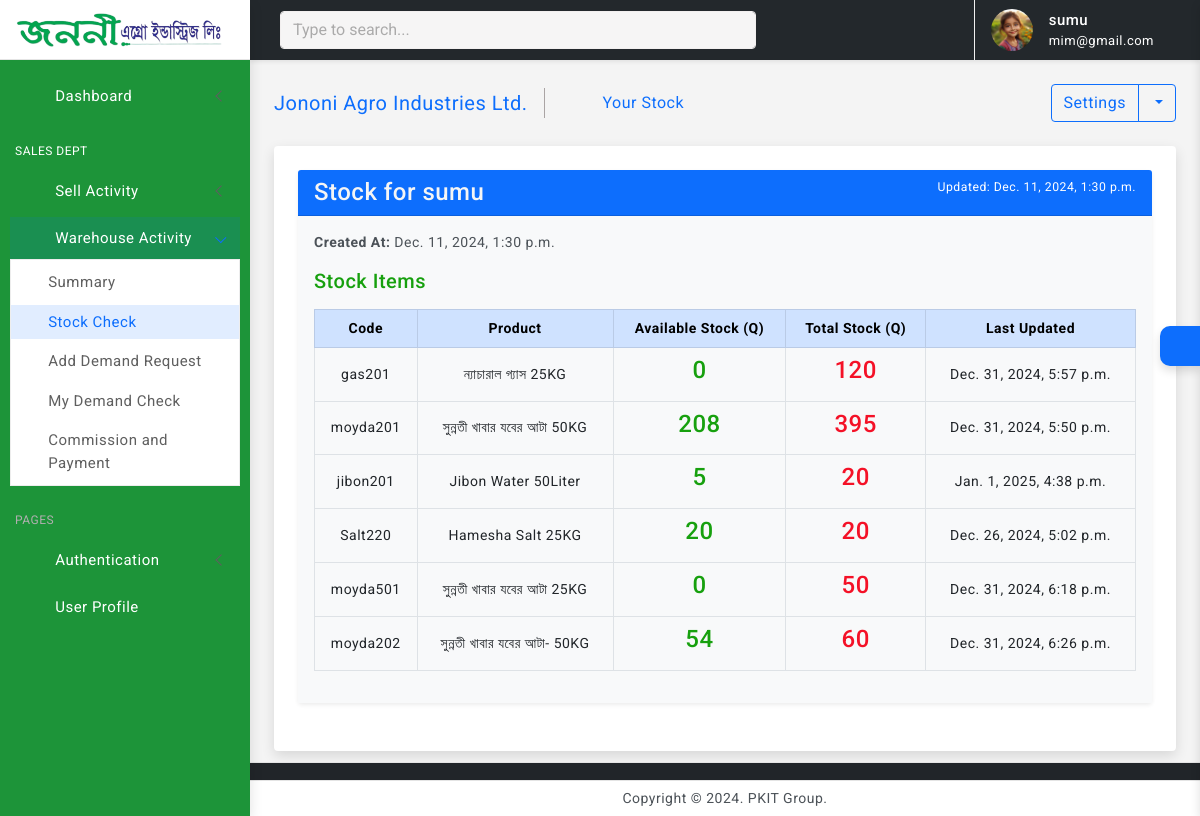
/dealear/stocks/ (signed in), run on the app's committed database.
### user/models.py (models this page shows, shortened)
class Profile(models.Model):
    customer = models.OneToOneField(User, on_delete=models.CASCADE)
    address = models.CharField(max_length=200)
    phone = models.CharField(max_length=50)
    image = models.ImageField(default='default.png', upload_to='profile_images')
    nid = models.CharField(max_length=20, unique=True, blank=True, null= True)
    title= models.CharField(max_length=40, blank=True, null= True)
    salary = models.DecimalField(max_digits=10, decimal_places=2, blank=True, null= True)
    joining_date = models.DateField(blank=True, null= True)
    HEAD_OFFICE = 'HEAD_OFFICE'
    FACTORY = 'FACTORY'
    OTHERS='OTHERS'
    JOB_LOCATION_CHOICES = [
        (HEAD_OFFICE, 'Head Office'),
        (FACTORY, 'Factory'),
        (OTHERS, 'others'),
    ]
    job_location = models.CharField(max_length=20, choices=JOB_LOCATION_CHOICES, blank=True, null= True)
    zones = models.ManyToManyField(Zone, blank=True, verbose_name="Dealer Zones")
    products = models.ManyToManyField(Product, blank=True, verbose_name="Dealer Products")

### dashboard/models.py (models this page shows, shortened)
class Stock(models.Model):
    customer = models.ForeignKey(User, on_delete=models.CASCADE, null=True, verbose_name="Customer")
    created_at = models.DateTimeField(auto_now_add=True, verbose_name="Created At")
    updated_at = models.DateTimeField(auto_now=True, verbose_name="Updated At")

class StockItem(models.Model):
    stock = models.ForeignKey(Stock, on_delete=models.CASCADE, related_name="stock_items", verbose_name="Stock")
    product = models.ForeignKey(Product, on_delete=models.CASCADE, verbose_name="Product")
    available_stock = models.PositiveIntegerField(default=0, verbose_name="Available Stock")
    reserved_stock = models.PositiveIntegerField(default=0, verbose_name="Reserved Stock")
    count_stock = models.PositiveIntegerField(default=0, verbose_name="Total Count Stock")
    last_updated = models.DateTimeField(auto_now=True, verbose_name="Last Updated")

class Product(models.Model):
    department = models.ForeignKey(Department, on_delete=models.CASCADE, verbose_name="Dept/Company")
    name = models.CharField(max_length=200, verbose_name="Product Name")
    product_code = models.CharField(max_length=100, unique=True, verbose_name="Product Code")
    product_dp = models.DecimalField(max_digits=10, decimal_places=2, verbose_name="Product DP")
    product_tp = models.DecimalField(max_digits=10, decimal_places=2, verbose_name="Product TP")
    product_mrp = models.DecimalField(max_digits=10, decimal_places=2, verbose_name="Product MRP")
    product_sku = models.CharField(max_length=100, verbose_name="Product SKU")
    product_factor = models.DecimalField(max_digits=10, decimal_places=2, verbose_name="Product Factor")
    product_details = models.TextField(verbose_name="Product Details", blank=True, null=True)
    stock_quantity = models.PositiveIntegerField(null=True, blank= True)

### dashboard/decorators.py (the view)
        def wrapper(request, *args, **kwargs):
            group = None
            if request.user.groups.exists():
                group = request.user.groups.all()[0].name
            if group in allowed_roles:
                return view_func(request, *args, **kwargs)
            else:
                return HttpResponse('You are not authorized to view this page')

### dashboard/views.py (called while the page is built)
@login_required(login_url='user-login')
@allowed_users(allowed_roles=['SR'])
def user_stocks(request):
    stocks = Stock.objects.filter(customer=request.user).prefetch_related('stock_items')
    is_sr = request.user.groups.filter(name='SR').exists()
    context = {
        'stocks': stocks,
        'is_sr': is_sr,
    }
    return render(request, 'dashboard/dealer_stocks.html', context)

### templates/dashboard/dealer_stocks.html (shortened to what this page needs)
{% extends 'partials/base0.html' %}
{% load crispy_forms_tags %}
{% load static %}
{% block content %}
<div class="page-wrapper">
    <div class="page-content">
        <div class="page-breadcrumb d-none d-sm-flex align-items-center mb-4">
            <div class="breadcrumb-title pe-3 text-primary">Jononi Agro Industries Ltd.</div>
            <div class="ps-3">
                <nav aria-label="breadcrumb">
                    <ol class="breadcrumb mb-0 p-0">
                        <li class="breadcrumb-item"><a href="javascript:;" class="text-decoration-none text-dark"><i class="bx bx-home-alt"></i></a></li>
                        <li class="breadcrumb-item active text-primary" aria-current="page">Your Stock</li>
                    </ol>
                </nav>
            </div>
            <div class="ms-auto">
                <div class="btn-group">
                    <button type="button" class="btn btn-outline-primary">Settings</button>
                    <button type="button" class="btn btn-outline-primary dropdown-toggle" data-bs-toggle="dropdown">
                    </button>
                </div>
            </div>
        </div>
        <div class="card">
            <div class="card-body p-4">
                {% if stocks %}
                    {% for stock in stocks %}
                    <div class="mb-4">
                        <div class="card shadow-sm">
                            <div class="card-header bg-primary text-white d-flex justify-content-between">
                                <h4 style="color: whitesmoke;" class="mb-0">Stock for {{ stock.customer.username }}</h4>
                                <small>Updated: {{ stock.updated_at }}</small>
                            </div>
                            <div class="card-body bg-light">
                                <p><strong>Created At:</strong> {{ stock.created_at }}</p>
                                <h5 class="text-success mt-3">Stock Items</h5>
                                {% if stock.stock_items.all %}
                                <table class="table table-bordered table-hover align-middle mt-3">
                                    <thead class="table-primary">
                                        <tr style="text-align: center;">
                                            <th>Code</th>
                                            <th>Product</th>
                                            <th>Available Stock (Q)</th>
                                            <th>Total Stock (Q)</th>
                                            <th>Last Updated</th>
                                        </tr>
                                    </thead>
                                    <tbody>
                                        {% for item in stock.stock_items.all %}
                                        <tr style="text-align: center;" >
                                            <td>{{ item.product.product_code }}</td>
                                            <td>{{ item.product.name }}</td>
                                            <td ><h4 class="text-center text-success">{{ item.available_stock }}</h4></td>
                                            <td ><h4 class="text-center text-danger">{{ item.count_stock }}</h4></td>
                                            <td>{{ item.last_updated }}</td>
                                        </tr>
                                        {% endfor %}
                                    </tbody>
                                </table>
                                {% else %}
                                <p class="text-danger">No stock items available for this stock.</p>
                                {% endif %}
                            </div>
                        </div>
                    </div>
                    {% endfor %}
                {% else %}
                    <div class="alert alert-warning text-center" role="alert">
                        No stock data available for your account.
                    </div>
                {% endif %}
            </div>
        </div>
    </div>
</div>
<footer class="page-footer bg-dark text-white text-center py-3">
    <p class="mb-0">&copy; 2021. All rights reserved.</p>
</footer>
</div>
{% endblock %}

### templates/partials/base0.html (shortened to what this page needs)
<!doctype html>
<html lang="en">
{% load static %}
<head>
	<link href="{% static 'assets/plugins/vectormap/jquery-jvectormap-2.0.2.css' %}" rel="stylesheet"/>
	<link href="{% static 'assets/plugins/simplebar/css/simplebar.css' %}" rel="stylesheet" />
	<link href="{% static 'assets/plugins/perfect-scrollbar/css/perfect-scrollbar.css' %}" rel="stylesheet" />
	<link href="{% static 'assets/plugins/metismenu/css/metisMenu.min.css' %}" rel="stylesheet" />
	<link href="{% static 'assets/css/pace.min.css' %}" rel="stylesheet" />
	<link href="{% static 'assets/css/bootstrap.min.css' %}" rel="stylesheet">
	<link href="{% static 'assets/css/app.css' %}" rel="stylesheet">
	<link href="{% static 'assets/css/icons.css' %}" rel="stylesheet">
	<link rel="stylesheet" href="{% static 'assets/css/dark-theme.css' %}" />
	<link rel="stylesheet" href="{% static 'assets/css/semi-dark.css' %}" />
	<link rel="stylesheet" href="{% static 'assets/css/header-colors.css' %}" />
		<link rel="stylesheet" href="https://use.fontawesome.com/releases/v5.15.2/css/all.css"
>
</head>
<body>
	<div class="wrapper">
		<div class="sidebar-wrapper" data-simplebar="true" style="background-color: #1d9439; " >
			<div class="sidebar-header">
				<div>
					<a href="{% url 'warehouse-index' %}" class="has-arrow">
						<img src="{% static 'assets/images/logo.png' %}" class="logo-icon" alt="logo icon" style="width: 210px; height: 170;">
					</a>
				</div>
				<div class="toggle-icon ms-auto"><i class='bx bx-arrow-to-left'></i>
				</div>
			</div>
			<ul class="metismenu" id="menu" >
				<li>
					{% if is_sr %}
					<a href="{% url 'warehouse-index' %}" class="has-arrow">
						<div style="color: #FFFFFF; "class="parent-icon"><i class='bx bx-home-circle'></i>
						</div>
						<div class="menu-title" style="color: #FFFFFF;">Dashboard</div>
					</a>
                    {% endif %}
				</li>
				<li class="menu-label" style="color: #FFFFFF;">Sales Dept</li>
				{% if is_sr  %}
				<li>
					<a href="javascript:;" class="has-arrow">
						<div  style="color: #FFFFFF; " class="parent-icon"><i class='bx bx-cart'></i>
						</div>
						<div class="menu-title" style="color: #FFFFFF;">Sell Activity</div>
					</a>
				</li>
				<li>
					<a class="has-arrow" href="javascript:;">
						<div class="parent-icon"><i class="bx bx-repeat"></i>
						</div>
						<div class="menu-title" style="color: #FFFFFF;">Warehouse Activity</div>
					</a>
					<ul>
						<li> <a href="{% url 'order_summary' %}"><i class="bx bx-right-arrow-alt"></i>Summary</a></li>
						<li> <a href="{% url 'user_stocks' %}"><i class="bx bx-right-arrow-alt"></i>Stock Check</a></li>
						<li> <a href="{% url 'demand' %}"><i class="bx bx-right-arrow-alt"></i>Add Demand Request </a>
						<li> <a href="{% url 'demand_check' %}"><i class="bx bx-right-arrow-alt"></i>My Demand Check</a>
						<li> <a href="{% url 'payment-commission' %}"><i class="bx bx-right-arrow-alt"></i>Commission and Payment</a>
						</li>
					</ul>
				</li>
				{% endif %}
				<li class="menu-label">Pages</li>
				<li>
					<a class="has-arrow" href="javascript:;">
						<div style="color: #FFFFFF; " class="parent-icon"><i class="bx bx-lock"></i>
						</div>
						<div style="color: #FFFFFF; " class="menu-title">Authentication</div>
					</a>
				</li>
				<li>
					<a href="{% url 'user-profile' %}">
						<div style="color: #FFFFFF; " class="parent-icon"><i class="bx bx-user-circle"></i>
						</div>
						<div class="menu-title" style="color: #FFFFFF;">User Profile</div>
					</a>
				</li>
			</ul>
		</div>
		<header>
			<div class="topbar d-flex align-items-center"  style="background-color:#23282c;" >
				<nav class="navbar navbar-expand">
					<div class="search-bar flex-grow-1">
						<div class="position-relative search-bar-box">
							<input type="text" class="form-control search-control" placeholder="Type to search..."> <span class="position-absolute top-50 search-show translate-middle-y"><i class='bx bx-search'></i></span>
						</div>
					</div>
					<div class="top-menu ms-auto">
						<ul class="navbar-nav align-items-center">
							<li class="nav-item dropdown dropdown-large">
								<a style="color: white;" class="nav-link dropdown-toggle dropdown-toggle-nocaret" href="#" role="button" data-bs-toggle="dropdown" aria-expanded="false">	<i class='bx bx-category'></i>
								</a>
							</li>
						</ul>
					</div>
					<div class="user-box dropdown">
						<a class="d-flex align-items-center nav-link dropdown-toggle dropdown-toggle-nocaret" href="#" role="button" data-bs-toggle="dropdown" aria-expanded="false">
							<img src="{{ user.profile.image.url }}" class="user-img" alt="user avatar">
							<div class="user-info ps-3">
								<p style="color: white;" class="user-name mb-0">{{ user.username }}</p>
								<p style="color: white;" class="designattion mb-0">{{ user.email }}</p>
							</div>
						</a>
					</div>
				</nav>
			</div>
		</header>
        {% block content %}
        {% endblock %}
		<footer class="page-footer">
			<p class="mb-0">Copyright © 2024. PKIT Group.</p>
		</footer>
	<div class="switcher-wrapper">
		<div class="switcher-btn"> <i class='bx bx-cog bx-spin'></i>
		</div>
	</div>
</body>
</html>

### data on the page
Stock: customer.username "sumu", updated_at "Dec. 11, 2024, 1:30 p.m.", created_at "Dec. 11, 2024, 1:30 p.m."
StockItem: product.product_code "gas201", product.name "ন্যাচারাল গ্যাস 25KG", available_stock "0", count_stock "120", last_updated "Dec. 31, 2024, 5:57 p.m."
StockItem: product.product_code "moyda201", product.name "সুন্নতী খাবার যবের আটা 50KG", available_stock "208", count_stock "395", last_updated "Dec. 31, 2024, 5:50 p.m."
StockItem: product.product_code "jibon201", product.name "Jibon Water 50Liter", available_stock "5", count_stock "20", last_updated "Jan. 1, 2025, 4:38 p.m."
StockItem: product.product_code "Salt220", product.name "Hamesha Salt 25KG", available_stock "20", count_stock "20", last_updated "Dec. 26, 2024, 5:02 p.m."
StockItem: product.product_code "moyda501", product.name "সুন্নতী খাবার যবের আটা 25KG", available_stock "0", count_stock "50", last_updated "Dec. 31, 2024, 6:18 p.m."
StockItem: product.product_code "moyda202", product.name "সুন্নতী খাবার যবের আটা- 50KG", available_stock "54", count_stock "60", last_updated "Dec. 31, 2024, 6:26 p.m."

### other printed values
{{ user.username }} "sumu"
{{ user.email }} "mim@gmail.com"
